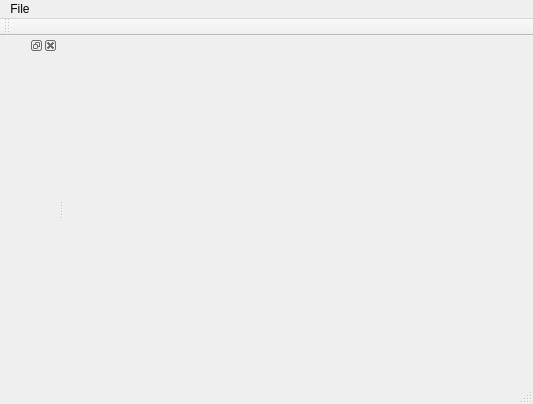
<?xml version="1.0" encoding="UTF-8"?>
<ui version="4.0">
 <class>EditorMainClass</class>
 <widget class="QMainWindow" name="EditorMainClass">
  <property name="geometry">
   <rect>
    <x>0</x>
    <y>0</y>
    <width>533</width>
    <height>404</height>
   </rect>
  </property>
  <property name="windowTitle">
   <string>EditorMain</string>
  </property>
  <widget class="QWidget" name="centralWidget"/>
  <widget class="QMenuBar" name="menuBar">
   <property name="geometry">
    <rect>
     <x>0</x>
     <y>0</y>
     <width>533</width>
     <height>23</height>
    </rect>
   </property>
   <widget class="QMenu" name="menuFile">
    <property name="title">
     <string>File</string>
    </property>
    <addaction name="separator"/>
    <addaction name="action_Quit"/>
   </widget>
   <addaction name="menuFile"/>
  </widget>
  <widget class="QToolBar" name="mainToolBar">
   <attribute name="toolBarArea">
    <enum>TopToolBarArea</enum>
   </attribute>
   <attribute name="toolBarBreak">
    <bool>false</bool>
   </attribute>
  </widget>
  <widget class="QStatusBar" name="statusBar"/>
  <widget class="QDockWidget" name="dockWidget_2">
   <attribute name="dockWidgetArea">
    <number>1</number>
   </attribute>
   <widget class="QWidget" name="dockWidgetContents_2"/>
  </widget>
  <action name="action_Quit">
   <property name="text">
    <string>&amp;Quit</string>
   </property>
  </action>
 </widget>
 <layoutdefault spacing="6" margin="11"/>
 <resources>
  <include location="EditorMain.qrc"/>
 </resources>
 <connections/>
</ui>
